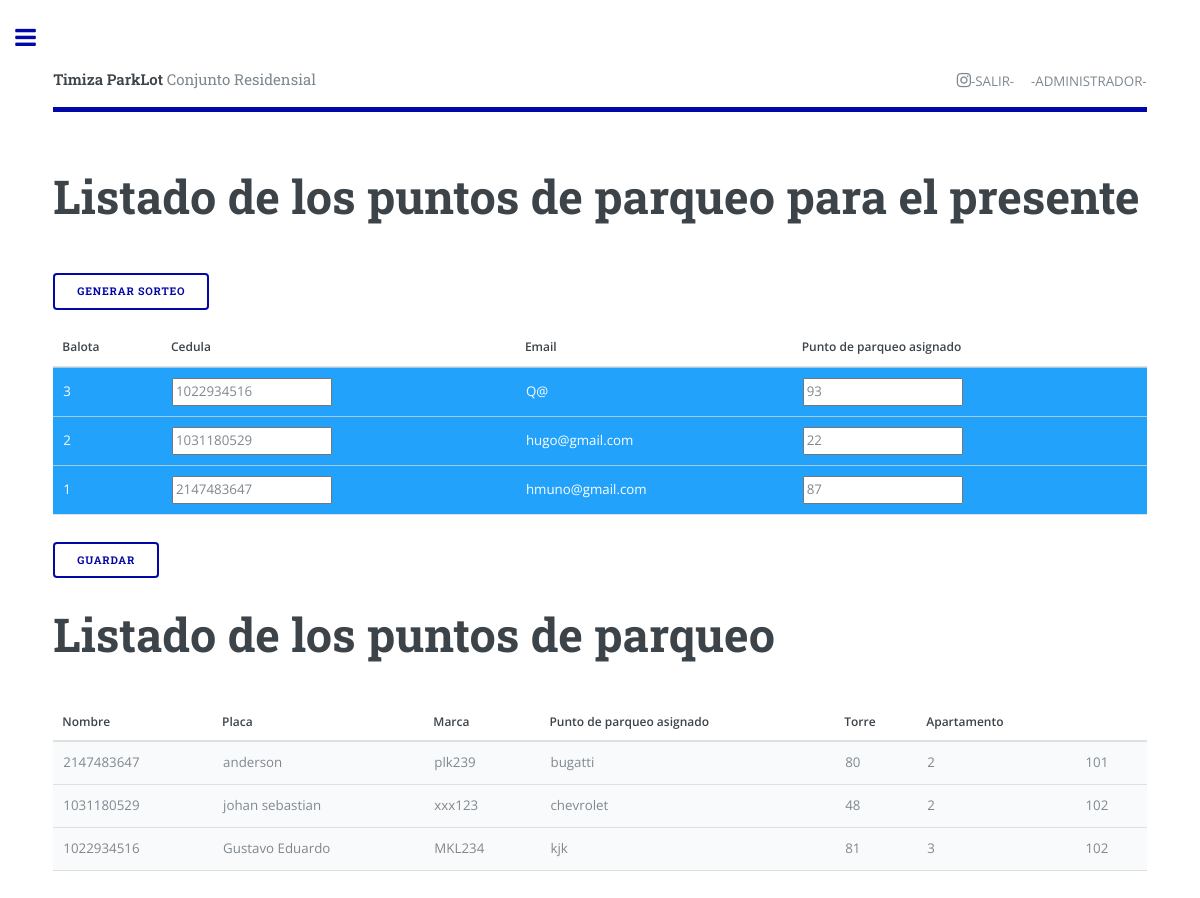
/gestionsorteopk/SorteoPK.php (signed in), run on the app's committed database.
### tables this page shows
CREATE TABLE IF NOT EXISTS `sorteo_pk` (
  `sorteo_pk` int(11) NOT NULL,
  `observaciones` varchar(255) DEFAULT NULL,
  `cedula` varchar(20) DEFAULT NULL,
  `email` varchar(20) DEFAULT NULL,
  PRIMARY KEY (`sorteo_pk`)
);

CREATE TABLE IF NOT EXISTS `usuarios` (
  `cedula` int(11) NOT NULL,
  `nombres` varchar(45) DEFAULT NULL,
  `apellidos` varchar(45) DEFAULT NULL,
  `telefono` decimal(20,0) DEFAULT NULL,
  `celular` decimal(20,0) DEFAULT NULL,
  `email` varchar(45) DEFAULT NULL,
  `cargo` varchar(45) DEFAULT NULL,
  `contrasena` varchar(45) DEFAULT NULL,
  `contrasenaoper` varchar(45) DEFAULT NULL,
  `contrasenaclient` varchar(45) DEFAULT NULL,
  `fecha_ingreso` varchar(45) DEFAULT NULL,
  `fecha_fin` varchar(45) DEFAULT NULL,
  `observaciones` varchar(45) DEFAULT NULL,
  `tienevehiculo` varchar(4) DEFAULT NULL,
  PRIMARY KEY (`cedula`)
);

CREATE TABLE IF NOT EXISTS `vehiculos` (
  `placa` varchar(45) NOT NULL,
  `color` varchar(45) DEFAULT NULL,
  `marca` varchar(45) DEFAULT NULL,
  `estado` varchar(45) DEFAULT NULL,
  `fecha_ingreso` date DEFAULT NULL,
  `fecha_salida` date DEFAULT NULL,
  `origen` varchar(45) DEFAULT NULL,
  `observaciones` varchar(255) DEFAULT NULL,
  `cedula` varchar(20) NOT NULL,
  PRIMARY KEY (`placa`),
  UNIQUE KEY `placa_UNIQUE` (`placa`)
);

CREATE TABLE IF NOT EXISTS `punto_pk` (
  `punto_pk` int(11) NOT NULL,
  `hora_ingreso` time DEFAULT NULL,
  `hora_salida` time DEFAULT NULL,
  `estado` varchar(45) DEFAULT NULL,
  `observaciones` varchar(255) DEFAULT NULL,
  `cedula` varchar(20) NOT NULL,
  `id_puntopk` int(11) DEFAULT NULL,
  PRIMARY KEY (`punto_pk`)
);

CREATE TABLE IF NOT EXISTS `apartamento` (
  `id` int(11) NOT NULL,
  `torre` varchar(45) DEFAULT NULL,
  `apartamento` varchar(45) DEFAULT NULL,
  `observaciones` varchar(45) DEFAULT NULL,
  `usuarios_cedula` int(11) DEFAULT NULL,
  PRIMARY KEY (`id`),
  KEY `fk_ubicacion_usuarios1_idx` (`usuarios_cedula`)
);

### gestionsorteopk/SorteoPK.php (the view, shortened to what this page needs)
<?php
    if (isset($_SESSION['email'])) {?>
<!DOCTYPE HTML>
<html>
	<head>
		<link rel="stylesheet" type="text/css" href="../estilos.css">
		<link rel="stylesheet" href="../assets/css/main.css" />
	</head>
	<body>
			<div id="wrapper">
					<div id="main">
						<div class="inner">
								<header id="header">
									<a href="../Administrador.php" class="logo"><strong>Timiza ParkLot</strong> Conjunto Residensial</a>
									<ul class="icons">
										<li><a href="../cerrar_sesion.php" class="icon fa-instagram"><span class="label"></span>-SALIR-</a></li>
										<li><span class="label"></span>-ADMINISTRADOR-</li>
									</ul>
								</header>
					<section>
						<header class="main">
										<h1>Listado de los puntos de parqueo para el presente</h1>
						</header>
					<div class="table-responsive">
						<form name="form1" method="get" id="cdr" >
      								<p>
        							<input type="submit" value="Generar Sorteo" />
        							</p>
						</form>
						<form  action="CRUD/registropk.php" method="GET">
								<table>
								  <thead>
								    <tr>
								      <th scope="col">Balota</th>
								      <th scope="col">Cedula</th>
								      <th scope="col">Email</th>
								      <th scope="col">Punto de parqueo asignado</th>
								     </tr>
								  </thead>
								 <tbody>
								<?php
									$link=mysqli_connect('localhost','root','','sionweb2');
									$mostrar="SELECT * FROM sorteo_pk ORDER BY RAND( ) LIMIT 3 ";
									$result=mysqli_query($link,$mostrar);
								 	while($mostrar=mysqli_fetch_array($result)){
								  ?>
								  <tbody>
									<tr>
									<td id="colores2"><?php echo $mostrar['sorteo_pk']; ?></td>
									<td id="colores2"><input type="" name="cedula" value="<?php echo $mostrar['cedula']; ?>" readonly></td>
									<td id="colores2"><?php echo $mostrar['email']; ?></td>
									<td id="colores2"><input type="" id="punto" name="punto" value="<?php echo $d=mt_rand(1,100); ?>" readonly></td>
									</tr>
								</tbody>
								  <?php
								}
								  ?>
								  </tbody>
								</table>
								<div class="form-check" style="margin-top: 1%;">
								     <button type="submit" name="submit tc" class="btn btn-primary">Guardar</button>
								</div>
						</form>
						<form  action="" method="POST">
   						<table class="table table-dark table-bordered table-striped table-responsive" >
								  <thead>
								  	<header class="main">
										<h1>Listado de los puntos de parqueo</h1>
									</header>
								    <tr >
								      <th scope="col">Nombre</th>
								      <th scope="col">Placa</th>
								      <th scope="col">Marca</th>
								      <th scope="col">Punto de parqueo asignado</th>
								      <th scope="col">Torre</th>
								      <th scope="col">Apartamento</th>
								     </tr>
								  </thead>
								  <tbody>
								  <?php
								  $link=mysqli_connect('localhost','root','','sionweb2');
								  $sql="SELECT spk.cedula, US.nombres,VE.placa, VE.marca, PK.id_puntopk, AP.torre, AP.apartamento FROM usuarios US
									INNER JOIN vehiculos VE on US.cedula = VE.cedula
									INNER JOIN sorteo_pk SPK on US.cedula = SPK.cedula
									INNER JOIN punto_pk PK on US.cedula = PK.cedula
									INNER JOIN apartamento AP on US.cedula = AP.usuarios_cedula WHERE us.cedula = us.cedula";
								  $result=mysqli_query($link,$sql);
								  while($mostrar=mysqli_fetch_array($result)){
								  ?>
								<tbody>
									<td><?php echo $mostrar['cedula']; ?></td>
									<td><?php echo $mostrar['nombres']; ?></td>
									<td><?php echo $mostrar['placa']; ?></td>
									<td><?php echo $mostrar['marca']; ?></td>
									<td><?php echo $mostrar['id_puntopk']; ?></td>
									<td><?php echo $mostrar['torre']; ?></td>
									<td><?php echo $mostrar['apartamento']; ?></td>
								</tbody>
								<?php
								}
								?>
								  </tbody>
						</table>
					</form>
					</div>
					</section>
						</div>
					</div>
			</div>
	</body>
</html>
<?php
    }
    else{
        echo'<script>window.location ="../index.php"</script>';
        }
 ?>

### estilos.css (style rules this page uses)
body, html { height: 100%; background-repeat: no-repeat; background-image: linear-gradient( rgb(181, 186, 181),rgb(255, 255, 255)); }
.btn { font-weight: 700; height: 36px; -moz-user-select: none; -webkit-user-select: none; user-select: none; cursor: default; }

### gestionsorteopk/SorteoPK.php (style rules this page uses)
#colores2 { background: #22A2FA; color: white; }

### data on the page
sorteo_pk: sorteo_pk "3", cedula "1022934516", email "Q@", punto "93"
sorteo_pk: sorteo_pk "2", cedula "1031180529", email "hugo@gmail.com", punto "22"
sorteo_pk: sorteo_pk "1", cedula "2147483647", email "hmuno@gmail.com", punto "87"
usuarios: sorteo_pk.cedula "2147483647", nombres "anderson", vehiculos.placa "plk239", vehiculos.marca "bugatti", punto_pk.id_puntopk "80", apartamento.torre "2", apartamento.apartamento "101"
usuarios: sorteo_pk.cedula "1031180529", nombres "johan sebastian", vehiculos.placa "xxx123", vehiculos.marca "chevrolet", punto_pk.id_puntopk "48", apartamento.torre "2", apartamento.apartamento "102"
usuarios: sorteo_pk.cedula "1022934516", nombres "Gustavo Eduardo", vehiculos.placa "MKL234", vehiculos.marca "kjk", punto_pk.id_puntopk "81", apartamento.torre "3", apartamento.apartamento "102"
